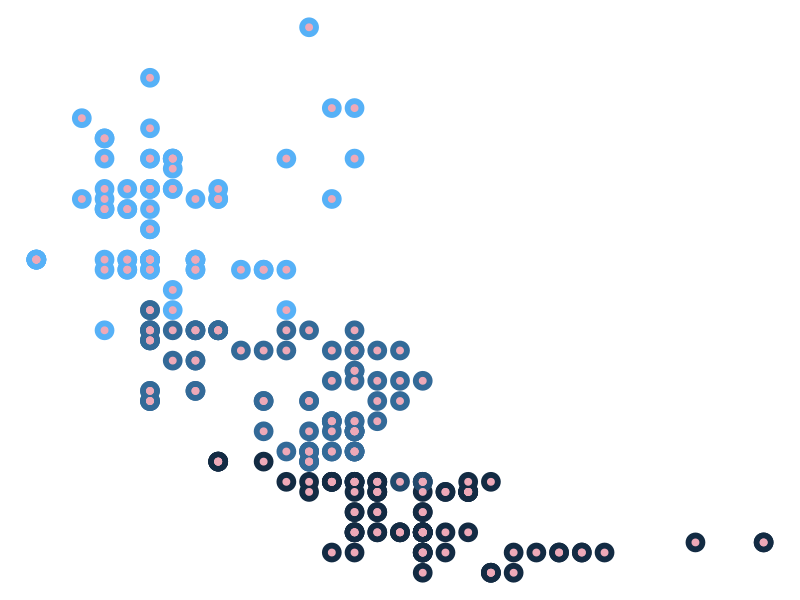
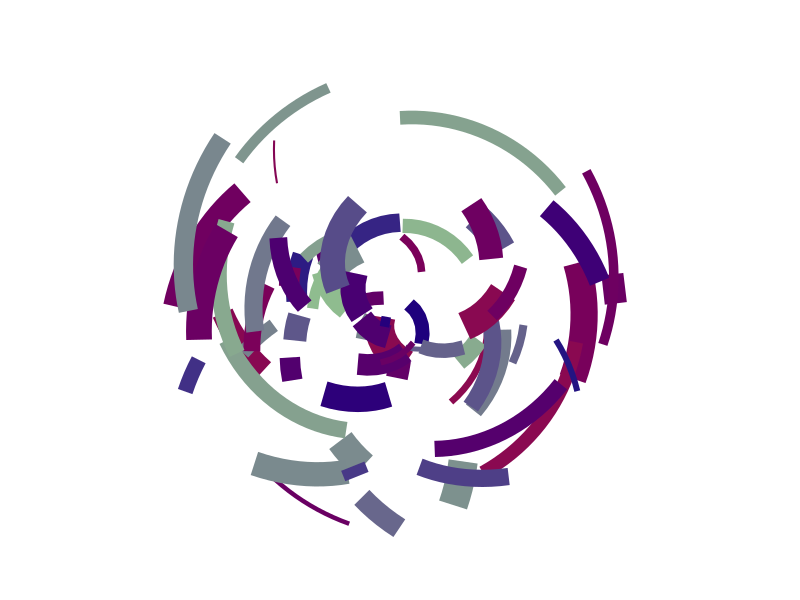
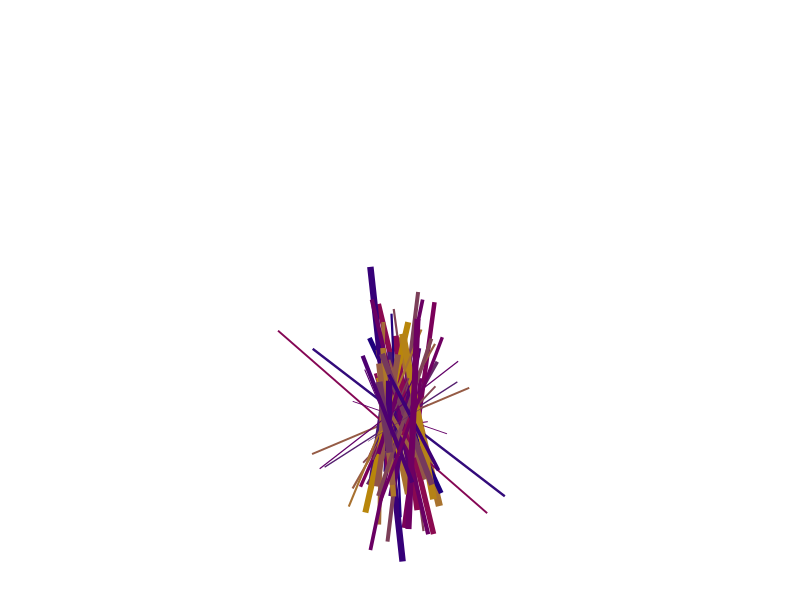
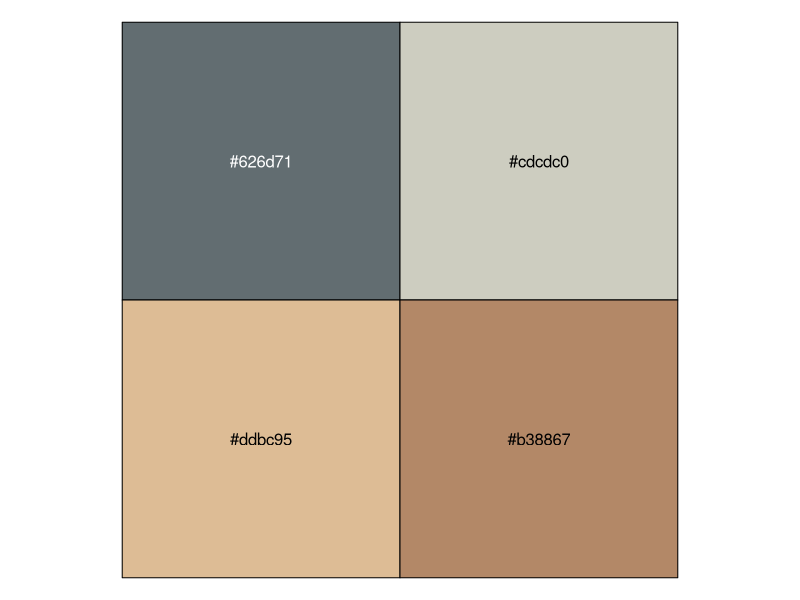

These figures' R source, in order:
## ---- chunk 1
library(ggplot2)
library(tibble)

mpg |>
  ggplot(aes(displ, hwy, colour = cyl)) + # setting up the aesthetics, color based on cylinder
  geom_point(show.legend = FALSE, size = 6) + # first layer of points, different shades of blue
  geom_point(show.legend = FALSE, size = 2, colour = "pink2") + # second layer of points, pink
  coord_flip() +  # flipping x and y axes
  theme_void() + # minimal theme
  scale_color_gradient() # adding colors as a gradient
  
## ---- chunk 2
polar_art <- function(seed, n, palette) {
  
  # set the state of the random number generator
  set.seed(seed)
  
  # data frame containing random values for 
  # aesthetics we might want to use in the art
  dat <- tibble(
    x0 = runif(n),
    y0 = runif(n),
    x1 = x0 + runif(n, min = -.2, max = .2),
    y1 = y0 + runif(n, min = -.2, max = .2),
    shade = runif(n), 
    size = runif(n)
  )
  
  # plot segments in various colours, using 
  # polar coordinates and a gradient palette
  dat |> 
    ggplot(aes(
      x = x0,
      y = y0,
      xend = x1,
      yend = y1,
      colour = shade,
      size = size
    )) +
    geom_segment(show.legend = FALSE) +
    coord_polar() +
    scale_y_continuous(expand = c(0, 0)) +
    scale_x_continuous(expand = c(0, 0)) + 
    scale_colour_gradientn(colours = palette) + 
    scale_size(range = c(0, 10)) + 
    theme_void()
}

polar_art(
  seed = 4, 
  n = 65, 
  palette = c("deeppink4", "navyblue", "darkseagreen")
)

## ---- chunk 3
polar_art <- function(seed, n, palette) {
  
  # set the state of the random number generator
  set.seed(seed)
  
  # data frame containing random values for 
  # aesthetics we might want to use in the art
  dat <- tibble(
    x0 = runif(n),
    y0 = runif(n),
    x1 = x0 + runif(n, min = -.2, max = .2),
    y1 = y0 + runif(n, min = -.2, max = .2),
    shade = runif(n), 
    size = runif(n)
  )
  
  # plot segments in various colours, using 
  # polar coordinates and a gradient palette
  dat |> 
    ggplot(aes(
      x = x0,
      y = y0,
      xend = x1,
      yend = y1,
      colour = shade,
      size = size
    )) +
    geom_segment(show.legend = FALSE) +
    coord_polar() +
    scale_y_continuous(expand = c(10, 0)) +
    scale_x_continuous(expand = c(0, 10)) + 
    scale_colour_gradientn(colours = palette) + 
    scale_size(range = c(100, 10)) + 
    theme_void()
}

polar_art(
  seed = 4, 
  n = 65, 
  palette = c("deeppink4", "navyblue", "darkgoldenrod")
)
## ---- chunk 4
library(ggthemes)
library(scales)

# the original function from the first session
sample_canva <- function(seed = NULL) {
  if(!is.null(seed)) set.seed(seed)
  sample(ggthemes::canva_palettes, 1)[[1]]
}

show_col(sample_canva())
## ---- chunk 5

## ---- chunk 6




## ---- chunk 7




## ---- chunk 8




## ---- chunk 9





## ---- chunk 10




